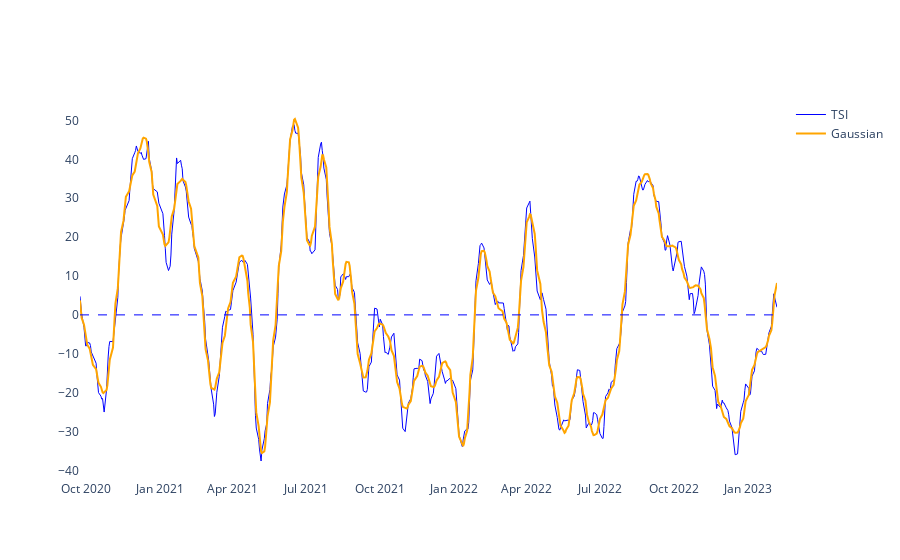

Notebook cell for this chart:
### Code cell
#TSI

tsi_config=[25,13]
resultados_tsi = ta.momentum.TSIIndicator(df["Close"],tsi_config[0],tsi_config[1],False)

resultados_tsi.tsi().dropna(inplace=True)


#Gaussian TSI
resultados_tsi_sem_null = resultados_tsi.tsi().dropna()

tsi_np = resultados_tsi_sem_null.to_numpy()

tsi_np = tsi_np.reshape(1,len(tsi_np))


smoother_tsi = GaussianSmoother(n_knots=60, sigma=0.0005)
smoother_tsi.smooth(tsi_np)


fig = go.Figure()

fig.add_trace(
    go.Scatter(
        name="TSI",
        x=df.tail(len(resultados_tsi_sem_null)).index,
        y=resultados_tsi_sem_null,
        line=dict(color='blue', width=1))
)

fig.add_trace(
    go.Scatter(
        x=df.tail(len(resultados_tsi_sem_null)).index,
        y=smoother_tsi.smooth_data[0],
        mode='lines',
        name='Gaussian',
        line=dict(color="orange"))
)





fig.add_hline(y=0,line_color="blue",line_width=1, line_dash="dash")
fig.update_layout(paper_bgcolor='rgba(0,0,0,0)', plot_bgcolor='rgba(0,0,0,0)')

### Figure 1 — Plotly figure (JSON) as saved in the notebook; plotly's stock layout.template omitted (floating-point values rounded to 4 significant figures; data arrays with more than 128 entries replaced by an {"elided": "..."} marker saying what was removed)
{"data": [{"line": {"color": "blue", "width": 1}, "name": "TSI", "type": "scatter", "x": {"elided": "589 str values"}, "y": {"elided": "589 float values"}}, {"line": {"color": "orange"}, "mode": "lines", "name": "Gaussian", "type": "scatter", "x": {"elided": "589 str values"}, "y": {"elided": "589 float values"}}], "layout": {"paper_bgcolor": "rgba(0,0,0,0)", "plot_bgcolor": "rgba(0,0,0,0)", "shapes": [{"line": {"color": "blue", "dash": "dash", "width": 1}, "type": "line", "x0": 0, "x1": 1, "xref": "x domain", "y0": 0, "y1": 0, "yref": "y"}]}}
